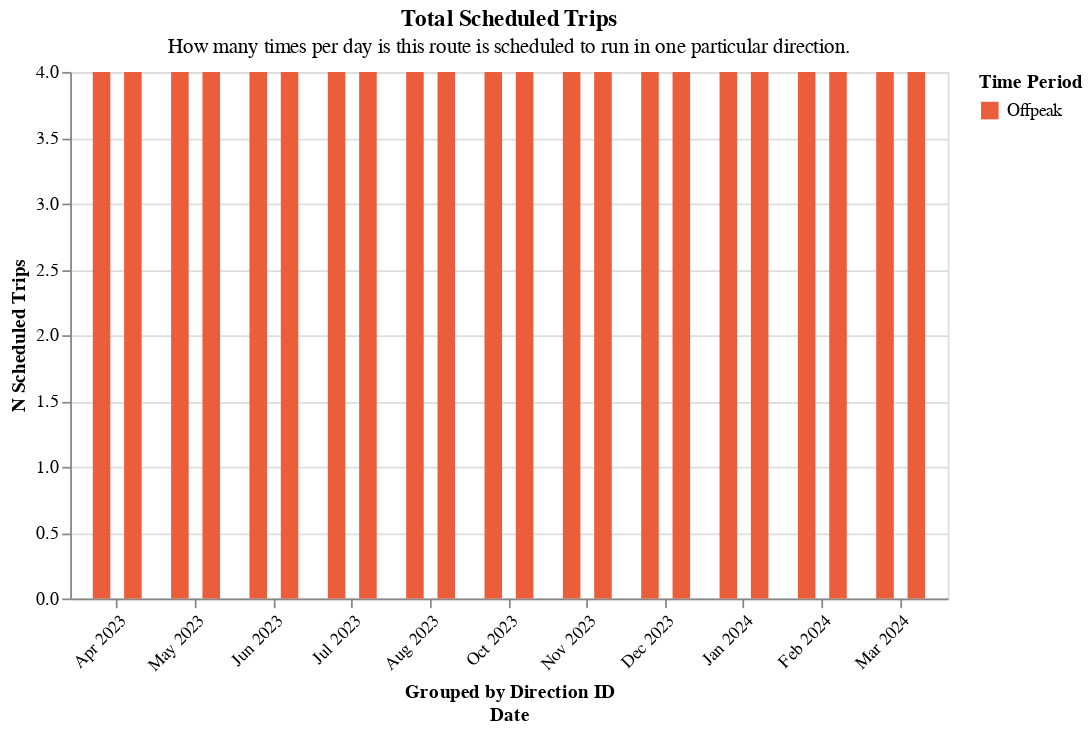

Notebook cell for this chart:
### Code cell
section2.grouped_bar_chart(
    df=one_route.loc[one_route.time_period != "all_day"].drop_duplicates(),
    color_col="time_period",
    y_col="n_scheduled_trips",
    offset_col="direction_id",
    title="Total Scheduled Trips",
    subtitle="How many times per day is this route is scheduled to run in one particular direction.",
)

### Figure 1 — Vega-Lite specification as saved in the notebook (floating-point values rounded to 4 significant figures)
{"config": {"view": {"continuousWidth": 300, "continuousHeight": 300}}, "data": {"name": "data-ee129d3bfa56691b16c61492b1746532"}, "mark": {"type": "bar", "size": 10}, "encoding": {"color": {"field": "time_period", "scale": {"range": ["#ec5d3b", "#fde18d", "#7cc665"]}, "title": "Time Period", "type": "nominal"}, "tooltip": [{"field": "direction_id", "type": "quantitative"}, {"field": "time_period", "type": "nominal"}, {"field": "route_combined_name", "type": "nominal"}, {"field": "organization_name", "type": "nominal"}, {"field": "service_date", "type": "temporal"}, {"field": "time_period", "type": "nominal"}, {"field": "n_scheduled_trips", "type": "quantitative"}], "x": {"axis": {"format": "%b %Y", "labelAngle": -45}, "field": "service_date", "timeUnit": "yearmonthdate", "title": ["Grouped by Direction ID", "Date"], "type": "ordinal"}, "xOffset": {"field": "direction_id", "title": "Direction Id", "type": "nominal"}, "y": {"field": "n_scheduled_trips", "title": "N Scheduled Trips", "type": "quantitative"}}, "height": 300, "title": {"text": ["Total Scheduled Trips"], "subtitle": ["How many times per day is this route is scheduled to run in one particular direction."]}, "width": 500, "$schema": "https://vega.github.io/schema/vega-lite/v5.14.1.json", "datasets": {"data-ee129d3bfa56691b16c61492b1746532": [{"schedule_gtfs_dataset_key": "7cc0cb1871dfd558f11a2885c145d144", "direction_id": 0.0, "time_period": "Offpeak", "avg_scheduled_service_minutes": 51.0, "avg_stop_miles": 0.17, "n_scheduled_trips": 4, "frequency": 0.25, "service_date": "2023-04-12T00:00:00", "minutes_atleast1_vp": 252, "minutes_atleast2_vp": 249, "total_rt_service_minutes": 249.6, "total_scheduled_service_minutes": 204.0, "total_vp": 750, "vp_in_shape": 534, "is_early": 0, "is_ontime": 0, "is_late": 4, "n_vp_trips": 4, "vp_per_minute": 3.0, "pct_in_shape": 71.0, "pct_rt_journey_atleast1_vp": 100.0, "pct_rt_journey_atleast2_vp": 100.0, "pct_sched_journey_atleast1_vp": 100.0, "pct_sched_journey_atleast2_vp": 100.0, "rt_sched_journey_ratio": 1.22, "avg_rt_service_minutes": 62.41, "sched_rt_category": "schedule_and_vp", "speed_mph": 11.68, "name": "Bay Area 511 Muni Schedule", "route_long_name": "K INGLESIDE BUS", "route_short_name": "KBUS", "route_combined_name": "KBUS INGLESIDE BUS", "route_id": "KBUS", "typology": "downtown_local", "schedule_source_record_id": "recHD22phgJs34JHP", "base64_url": "aHR0cHM6Ly9hcGkuNTExLm9yZy90cmFuc2l0L2RhdGFmZWVkcz9vcGVyYXRvcl9pZD1TRg==", "organization_source_record_id": "rechaapWbeffO33OX", "organization_name": "City and County of San Francisco", "caltrans_district": "04 - Oakland", "rt_sched_journey_ratio_cat": "Late by 1-25% of the scheduled time", "frequency_cat": "<1 trip/hour", "vp_per_minute_cat": "3+ pings per minute (target)", "ruler_100_pct": 100, "ruler_for_vp_per_min": 2, "n_scheduled_trips_str": "4"}, {"schedule_gtfs_dataset_key": "7cc0cb1871dfd558f11a2885c145d144", "direction_id": 0.0, "time_period": "Offpeak", "avg_scheduled_service_minutes": 51.0, "avg_stop_miles": 0.17, "n_scheduled_trips": 4, "frequency": 0.25, "service_date": "2023-05-17T00:00:00", "minutes_atleast1_vp": 242, "minutes_atleast2_vp": 239, "total_rt_service_minutes": 237.9, "total_scheduled_service_minutes": 204.0, "total_vp": 716, "vp_in_shape": 529, "is_early": 0, "is_ontime": 1, "is_late": 3, "n_vp_trips": 4, "vp_per_minute": 3.01, "pct_in_shape": 74.0, "pct_rt_journey_atleast1_vp": 100.0, "pct_rt_journey_atleast2_vp": 100.0, "pct_sched_journey_atleast1_vp": 100.0, "pct_sched_journey_atleast2_vp": 100.0, "rt_sched_journey_ratio": 1.17, "avg_rt_service_minutes": 59.48, "sched_rt_category": "schedule_and_vp", "speed_mph": 11.5, "name": "Bay Area 511 Muni Schedule", "route_long_name": "K INGLESIDE BUS", "route_short_name": "KBUS", "route_combined_name": "KBUS INGLESIDE BUS", "route_id": "KBUS", "typology": "downtown_local", "schedule_source_record_id": "recHD22phgJs34JHP", "base64_url": "aHR0cHM6Ly9hcGkuNTExLm9yZy90cmFuc2l0L2RhdGFmZWVkcz9vcGVyYXRvcl9pZD1TRg==", "organization_source_record_id": "rechaapWbeffO33OX", "organization_name": "City and County of San Francisco", "caltrans_district": "04 - Oakland", "rt_sched_journey_ratio_cat": "Late by 1-25% of the scheduled time", "frequency_cat": "<1 trip/hour", "vp_per_minute_cat": "3+ pings per minute (target)", "ruler_100_pct": 100, "ruler_for_vp_per_min": 2, "n_scheduled_trips_str": "4"}, {"schedule_gtfs_dataset_key": "7cc0cb1871dfd558f11a2885c145d144", "direction_id": 0.0, "time_period": "Offpeak", "avg_scheduled_service_minutes": 51.0, "avg_stop_miles": 0.17, "n_scheduled_trips": 4, "frequency": 0.25, "service_date": "2023-06-14T00:00:00", "minutes_atleast1_vp": 274, "minutes_atleast2_vp": 274, "total_rt_service_minutes": 272.5, "total_scheduled_service_minutes": 204.0, "total_vp": 818, "vp_in_shape": 572, "is_early": 0, "is_ontime": 0, "is_late": 4, "n_vp_trips": 4, "vp_per_minute": 3.0, "pct_in_shape": 70.0, "pct_rt_journey_atleast1_vp": 100.0, "pct_rt_journey_atleast2_vp": 100.0, "pct_sched_journey_atleast1_vp": 100.0, "pct_sched_journey_atleast2_vp": 100.0, "rt_sched_journey_ratio": 1.34, "avg_rt_service_minutes": 68.14, "sched_rt_category": "schedule_and_vp", "speed_mph": 10.64, "name": "Bay Area 511 Muni Schedule", "route_long_name": "K INGLESIDE BUS", "route_short_name": "KBUS", "route_combined_name": "KBUS INGLESIDE BUS", "route_id": "KBUS", "typology": "downtown_local", "schedule_source_record_id": "recHD22phgJs34JHP", "base64_url": "aHR0cHM6Ly9hcGkuNTExLm9yZy90cmFuc2l0L2RhdGFmZWVkcz9vcGVyYXRvcl9pZD1TRg==", "organization_source_record_id": "rechaapWbeffO33OX", "organization_name": "City and County of San Francisco", "caltrans_district": "04 - Oakland", "rt_sched_journey_ratio_cat": "Late by 26-50% of the scheduled time", "frequency_cat": "<1 trip/hour", "vp_per_minute_cat": "3+ pings per minute (target)", "ruler_100_pct": 100, "ruler_for_vp_per_min": 2, "n_scheduled_trips_str": "4"}, {"schedule_gtfs_dataset_key": "7cc0cb1871dfd558f11a2885c145d144", "direction_id": 0.0, "time_period": "Offpeak", "avg_scheduled_service_minutes": 51.0, "avg_stop_miles": 0.17, "n_scheduled_trips": 4, "frequency": 0.25, "service_date": "2023-07-12T00:00:00", "minutes_atleast1_vp": 281, "minutes_atleast2_vp": 277, "total_rt_service_minutes": 276.0, "total_scheduled_service_minutes": 204.0, "total_vp": 833, "vp_in_shape": 538, "is_early": 0, "is_ontime": 0, "is_late": 4, "n_vp_trips": 4, "vp_per_minute": 3.02, "pct_in_shape": 65.0, "pct_rt_journey_atleast1_vp": 100.0, "pct_rt_journey_atleast2_vp": 100.0, "pct_sched_journey_atleast1_vp": 100.0, "pct_sched_journey_atleast2_vp": 100.0, "rt_sched_journey_ratio": 1.35, "avg_rt_service_minutes": 69.0, "sched_rt_category": "schedule_and_vp", "speed_mph": 10.99, "name": "Bay Area 511 Muni Schedule", "route_long_name": "K INGLESIDE BUS", "route_short_name": "KBUS", "route_combined_name": "KBUS INGLESIDE BUS", "route_id": "KBUS", "typology": "downtown_local", "schedule_source_record_id": "recHD22phgJs34JHP", "base64_url": "aHR0cHM6Ly9hcGkuNTExLm9yZy90cmFuc2l0L2RhdGFmZWVkcz9vcGVyYXRvcl9pZD1TRg==", "organization_source_record_id": "rechaapWbeffO33OX", "organization_name": "City and County of San Francisco", "caltrans_district": "04 - Oakland", "rt_sched_journey_ratio_cat": "Late by 26-50% of the scheduled time", "frequency_cat": "<1 trip/hour", "vp_per_minute_cat": "3+ pings per minute (target)", "ruler_100_pct": 100, "ruler_for_vp_per_min": 2, "n_scheduled_trips_str": "4"}, {"schedule_gtfs_dataset_key": "7cc0cb1871dfd558f11a2885c145d144", "direction_id": 0.0, "time_period": "Offpeak", "avg_scheduled_service_minutes": 51.0, "avg_stop_miles": 0.17, "n_scheduled_trips": 4, "frequency": 0.25, "service_date": "2023-08-15T00:00:00", "minutes_atleast1_vp": 268, "minutes_atleast2_vp": 265, "total_rt_service_minutes": 262.9, "total_scheduled_service_minutes": 204.0, "total_vp": 794, "vp_in_shape": 562, "is_early": 0, "is_ontime": 0, "is_late": 4, "n_vp_trips": 4, "vp_per_minute": 3.02, "pct_in_shape": 71.0, "pct_rt_journey_atleast1_vp": 100.0, "pct_rt_journey_atleast2_vp": 100.0, "pct_sched_journey_atleast1_vp": 100.0, "pct_sched_journey_atleast2_vp": 100.0, "rt_sched_journey_ratio": 1.29, "avg_rt_service_minutes": 65.72, "sched_rt_category": "schedule_and_vp", "speed_mph": 11.05, "name": "Bay Area 511 Muni Schedule", "route_long_name": "K INGLESIDE BUS", "route_short_name": "KBUS", "route_combined_name": "KBUS INGLESIDE BUS", "route_id": "KBUS", "typology": "downtown_local", "schedule_source_record_id": "recHD22phgJs34JHP", "base64_url": "aHR0cHM6Ly9hcGkuNTExLm9yZy90cmFuc2l0L2RhdGFmZWVkcz9vcGVyYXRvcl9pZD1TRg==", "organization_source_record_id": "rechaapWbeffO33OX", "organization_name": "City and County of San Francisco", "caltrans_district": "04 - Oakland", "rt_sched_journey_ratio_cat": "Late by 26-50% of the scheduled time", "frequency_cat": "<1 trip/hour", "vp_per_minute_cat": "3+ pings per minute (target)", "ruler_100_pct": 100, "ruler_for_vp_per_min": 2, "n_scheduled_trips_str": "4"}, {"schedule_gtfs_dataset_key": "7cc0cb1871dfd558f11a2885c145d144", "direction_id": 0.0, "time_period": "Offpeak", "avg_scheduled_service_minutes": 51.0, "avg_stop_miles": 0.17, "n_scheduled_trips": 4, "frequency": 0.25, "service_date": "2023-10-11T00:00:00", "minutes_atleast1_vp": 293, "minutes_atleast2_vp": 291, "total_rt_service_minutes": 294.5, "total_scheduled_service_minutes": 204.0, "total_vp": 870, "vp_in_shape": 549, "is_early": 0, "is_ontime": 0, "is_late": 4, "n_vp_trips": 4, "vp_per_minute": 2.95, "pct_in_shape": 63.0, "pct_rt_journey_atleast1_vp": 100.0, "pct_rt_journey_atleast2_vp": 99.0, "pct_sched_journey_atleast1_vp": 100.0, "pct_sched_journey_atleast2_vp": 100.0, "rt_sched_journey_ratio": 1.44, "avg_rt_service_minutes": 73.62, "sched_rt_category": "schedule_and_vp", "speed_mph": 10.53, "name": "Bay Area 511 Muni Schedule", "route_long_name": "K INGLESIDE BUS", "route_short_name": "KBUS", "route_combined_name": "KBUS INGLESIDE BUS", "route_id": "KBUS", "typology": "downtown_local", "schedule_source_record_id": "recHD22phgJs34JHP", "base64_url": "aHR0cHM6Ly9hcGkuNTExLm9yZy90cmFuc2l0L2RhdGFmZWVkcz9vcGVyYXRvcl9pZD1TRg==", "organization_source_record_id": "rechaapWbeffO33OX", "organization_name": "City and County of San Francisco", "caltrans_district": "04 - Oakland", "rt_sched_journey_ratio_cat": "Late by 26-50% of the scheduled time", "frequency_cat": "<1 trip/hour", "vp_per_minute_cat": "<3 pings/minute", "ruler_100_pct": 100, "ruler_for_vp_per_min": 2, "n_scheduled_trips_str": "4"}, {"schedule_gtfs_dataset_key": "7cc0cb1871dfd558f11a2885c145d144", "direction_id": 0.0, "time_period": "Offpeak", "avg_scheduled_service_minutes": 51.0, "avg_stop_miles": 0.17, "n_scheduled_trips": 4, "frequency": 0.25, "service_date": "2023-11-15T00:00:00", "minutes_atleast1_vp": 229, "minutes_atleast2_vp": 228, "total_rt_service_minutes": 226.0, "total_scheduled_service_minutes": 153.0, "total_vp": 681, "vp_in_shape": 504, "is_early": 0, "is_ontime": 0, "is_late": 3, "n_vp_trips": 3, "vp_per_minute": 3.01, "pct_in_shape": 74.0, "pct_rt_journey_atleast1_vp": 100.0, "pct_rt_journey_atleast2_vp": 100.0, "pct_sched_journey_atleast1_vp": 100.0, "pct_sched_journey_atleast2_vp": 100.0, "rt_sched_journey_ratio": 1.48, "avg_rt_service_minutes": 75.34, "sched_rt_category": "schedule_and_vp", "speed_mph": 10.55, "name": "Bay Area 511 Muni Schedule", "route_long_name": "INGLESIDE BUS", "route_short_name": "KBUS", "route_combined_name": "KBUS INGLESIDE BUS", "route_id": "KBUS", "typology": "downtown_local", "schedule_source_record_id": "recHD22phgJs34JHP", "base64_url": "aHR0cHM6Ly9hcGkuNTExLm9yZy90cmFuc2l0L2RhdGFmZWVkcz9vcGVyYXRvcl9pZD1TRg==", "organization_source_record_id": "rechaapWbeffO33OX", "organization_name": "City and County of San Francisco", "caltrans_district": "04 - Oakland", "rt_sched_journey_ratio_cat": "Late by 26-50% of the scheduled time", "frequency_cat": "<1 trip/hour", "vp_per_minute_cat": "3+ pings per minute (target)", "ruler_100_pct": 100, "ruler_for_vp_per_min": 2, "n_scheduled_trips_str": "4"}, {"schedule_gtfs_dataset_key": "7cc0cb1871dfd558f11a2885c145d144", "direction_id": 0.0, "time_period": "Offpeak", "avg_scheduled_service_minutes": 51.0, "avg_stop_miles": 0.17, "n_scheduled_trips": 4, "frequency": 0.25, "service_date": "2023-12-13T00:00:00", "minutes_atleast1_vp": 266, "minutes_atleast2_vp": 259, "total_rt_service_minutes": 264.5, "total_scheduled_service_minutes": 204.0, "total_vp": 784, "vp_in_shape": 519, "is_early": 0, "is_ontime": 0, "is_late": 4, "n_vp_trips": 4, "vp_per_minute": 2.96, "pct_in_shape": 66.0, "pct_rt_journey_atleast1_vp": 100.0, "pct_rt_journey_atleast2_vp": 98.0, "pct_sched_journey_atleast1_vp": 100.0, "pct_sched_journey_atleast2_vp": 100.0, "rt_sched_journey_ratio": 1.3, "avg_rt_service_minutes": 66.11, "sched_rt_category": "schedule_and_vp", "speed_mph": 11.64, "name": "Bay Area 511 Muni Schedule", "route_long_name": "INGLESIDE BUS", "route_short_name": "KBUS", "route_combined_name": "KBUS INGLESIDE BUS", "route_id": "KBUS", "typology": "downtown_local", "schedule_source_record_id": "recHD22phgJs34JHP", "base64_url": "aHR0cHM6Ly9hcGkuNTExLm9yZy90cmFuc2l0L2RhdGFmZWVkcz9vcGVyYXRvcl9pZD1TRg==", "organization_source_record_id": "rechaapWbeffO33OX", "organization_name": "City and County of San Francisco", "caltrans_district": "04 - Oakland", "rt_sched_journey_ratio_cat": "Late by 26-50% of the scheduled time", "frequency_cat": "<1 trip/hour", "vp_per_minute_cat": "<3 pings/minute", "ruler_100_pct": 100, "ruler_for_vp_per_min": 2, "n_scheduled_trips_str": "4"}, {"schedule_gtfs_dataset_key": "7cc0cb1871dfd558f11a2885c145d144", "direction_id": 0.0, "time_period": "Offpeak", "avg_scheduled_service_minutes": 51.0, "avg_stop_miles": 0.17, "n_scheduled_trips": 4, "frequency": 0.25, "service_date": "2024-01-17T00:00:00", "minutes_atleast1_vp": 267, "minutes_atleast2_vp": 263, "total_rt_service_minutes": 261.9, "total_scheduled_service_minutes": 204.0, "total_vp": 789, "vp_in_shape": 583, "is_early": 0, "is_ontime": 0, "is_late": 4, "n_vp_trips": 4, "vp_per_minute": 3.01, "pct_in_shape": 74.0, "pct_rt_journey_atleast1_vp": 100.0, "pct_rt_journey_atleast2_vp": 100.0, "pct_sched_journey_atleast1_vp": 100.0, "pct_sched_journey_atleast2_vp": 100.0, "rt_sched_journey_ratio": 1.28, "avg_rt_service_minutes": 65.47, "sched_rt_category": "schedule_and_vp", "speed_mph": 11.17, "name": "Bay Area 511 Muni Schedule", "route_long_name": "INGLESIDE BUS", "route_short_name": "KBUS", "route_combined_name": "KBUS INGLESIDE BUS", "route_id": "KBUS", "typology": "downtown_local", "schedule_source_record_id": "recHD22phgJs34JHP", "base64_url": "aHR0cHM6Ly9hcGkuNTExLm9yZy90cmFuc2l0L2RhdGFmZWVkcz9vcGVyYXRvcl9pZD1TRg==", "organization_source_record_id": "rechaapWbeffO33OX", "organization_name": "City and County of San Francisco", "caltrans_district": "04 - Oakland", "rt_sched_journey_ratio_cat": "Late by 26-50% of the scheduled time", "frequency_cat": "<1 trip/hour", "vp_per_minute_cat": "3+ pings per minute (target)", "ruler_100_pct": 100, "ruler_for_vp_per_min": 2, "n_scheduled_trips_str": "4"}, {"schedule_gtfs_dataset_key": "7cc0cb1871dfd558f11a2885c145d144", "direction_id": 0.0, "time_period": "Offpeak", "avg_scheduled_service_minutes": 51.0, "avg_stop_miles": 0.17, "n_scheduled_trips": 4, "frequency": 0.25, "service_date": "2024-02-14T00:00:00", "minutes_atleast1_vp": 202, "minutes_atleast2_vp": 199, "total_rt_service_minutes": 197.7, "total_scheduled_service_minutes": 153.0, "total_vp": 597, "vp_in_shape": 395, "is_early": 0, "is_ontime": 0, "is_late": 3, "n_vp_trips": 3, "vp_per_minute": 3.02, "pct_in_shape": 66.0, "pct_rt_journey_atleast1_vp": 100.0, "pct_rt_journey_atleast2_vp": 100.0, "pct_sched_journey_atleast1_vp": 100.0, "pct_sched_journey_atleast2_vp": 100.0, "rt_sched_journey_ratio": 1.29, "avg_rt_service_minutes": 65.88, "sched_rt_category": "schedule_and_vp", "speed_mph": 11.87, "name": "Bay Area 511 Muni Schedule", "route_long_name": "K INGLESIDE BUS", "route_short_name": "KBUS", "route_combined_name": "KBUS INGLESIDE BUS", "route_id": "KBUS", "typology": "downtown_local", "schedule_source_record_id": "recHD22phgJs34JHP", "base64_url": "aHR0cHM6Ly9hcGkuNTExLm9yZy90cmFuc2l0L2RhdGFmZWVkcz9vcGVyYXRvcl9pZD1TRg==", "organization_source_record_id": "rechaapWbeffO33OX", "organization_name": "City and County of San Francisco", "caltrans_district": "04 - Oakland", "rt_sched_journey_ratio_cat": "Late by 26-50% of the scheduled time", "frequency_cat": "<1 trip/hour", "vp_per_minute_cat": "3+ pings per minute (target)", "ruler_100_pct": 100, "ruler_for_vp_per_min": 2, "n_scheduled_trips_str": "4"}, {"schedule_gtfs_dataset_key": "7cc0cb1871dfd558f11a2885c145d144", "direction_id": 0.0, "time_period": "Offpeak", "avg_scheduled_service_minutes": 51.0, "avg_stop_miles": 0.17, "n_scheduled_trips": 4, "frequency": 0.25, "service_date": "2024-03-13T00:00:00", "minutes_atleast1_vp": 278, "minutes_atleast2_vp": 275, "total_rt_service_minutes": 273.5, "total_scheduled_service_minutes": 204.0, "total_vp": 825, "vp_in_shape": 544, "is_early": 0, "is_ontime": 0, "is_late": 4, "n_vp_trips": 4, "vp_per_minute": 3.02, "pct_in_shape": 66.0, "pct_rt_journey_atleast1_vp": 100.0, "pct_rt_journey_atleast2_vp": 100.0, "pct_sched_journey_atleast1_vp": 100.0, "pct_sched_journey_atleast2_vp": 100.0, "rt_sched_journey_ratio": 1.34, "avg_rt_service_minutes": 68.38, "sched_rt_category": "schedule_and_vp", "speed_mph": 11.34, "name": "Bay Area 511 Muni Schedule", "route_long_name": "INGLESIDE BUS", "route_short_name": "KBUS", "route_combined_name": "KBUS INGLESIDE BUS", "route_id": "KBUS", "typology": "downtown_local", "schedule_source_record_id": "recHD22phgJs34JHP", "base64_url": "aHR0cHM6Ly9hcGkuNTExLm9yZy90cmFuc2l0L2RhdGFmZWVkcz9vcGVyYXRvcl9pZD1TRg==", "organization_source_record_id": "rechaapWbeffO33OX", "organization_name": "City and County of San Francisco", "caltrans_district": "04 - Oakland", "rt_sched_journey_ratio_cat": "Late by 26-50% of the scheduled time", "frequency_cat": "<1 trip/hour", "vp_per_minute_cat": "3+ pings per minute (target)", "ruler_100_pct": 100, "ruler_for_vp_per_min": 2, "n_scheduled_trips_str": "4"}, {"schedule_gtfs_dataset_key": "7cc0cb1871dfd558f11a2885c145d144", "direction_id": 1.0, "time_period": "Offpeak", "avg_scheduled_service_minutes": 51.0, "avg_stop_miles": 0.17, "n_scheduled_trips": 4, "frequency": 0.25, "service_date": "2023-04-12T00:00:00", "minutes_atleast1_vp": 257, "minutes_atleast2_vp": 250, "total_rt_service_minutes": 252.0, "total_scheduled_service_minutes": 204.0, "total_vp": 755, "vp_in_shape": 590, "is_early": 0, "is_ontime": 1, "is_late": 3, "n_vp_trips": 4, "vp_per_minute": 3.0, "pct_in_shape": 78.0, "pct_rt_journey_atleast1_vp": 100.0, "pct_rt_journey_atleast2_vp": 99.0, "pct_sched_journey_atleast1_vp": 100.0, "pct_sched_journey_atleast2_vp": 100.0, "rt_sched_journey_ratio": 1.24, "avg_rt_service_minutes": 63.01, "sched_rt_category": "schedule_and_vp", "speed_mph": 11.45, "name": "Bay Area 511 Muni Schedule", "route_long_name": "K INGLESIDE BUS", "route_short_name": "KBUS", "route_combined_name": "KBUS INGLESIDE BUS", "route_id": "KBUS", "typology": "downtown_local", "schedule_source_record_id": "recHD22phgJs34JHP", "base64_url": "aHR0cHM6Ly9hcGkuNTExLm9yZy90cmFuc2l0L2RhdGFmZWVkcz9vcGVyYXRvcl9pZD1TRg==", "organization_source_record_id": "rechaapWbeffO33OX", "organization_name": "City and County of San Francisco", "caltrans_district": "04 - Oakland", "rt_sched_journey_ratio_cat": "Late by 1-25% of the scheduled time", "frequency_cat": "<1 trip/hour", "vp_per_minute_cat": "3+ pings per minute (target)", "ruler_100_pct": 100, "ruler_for_vp_per_min": 2, "n_scheduled_trips_str": "4"}, {"schedule_gtfs_dataset_key": "7cc0cb1871dfd558f11a2885c145d144", "direction_id": 1.0, "time_period": "Offpeak", "avg_scheduled_service_minutes": 51.0, "avg_stop_miles": 0.17, "n_scheduled_trips": 4, "frequency": 0.25, "service_date": "2023-05-17T00:00:00", "minutes_atleast1_vp": 261, "minutes_atleast2_vp": 256, "total_rt_service_minutes": 1650.0, "total_scheduled_service_minutes": 204.0, "total_vp": 771, "vp_in_shape": 633, "is_early": 0, "is_ontime": 0, "is_late": 4, "n_vp_trips": 4, "vp_per_minute": 0.47, "pct_in_shape": 82.0, "pct_rt_journey_atleast1_vp": 16.0, "pct_rt_journey_atleast2_vp": 16.0, "pct_sched_journey_atleast1_vp": 100.0, "pct_sched_journey_atleast2_vp": 100.0, "rt_sched_journey_ratio": 8.09, "avg_rt_service_minutes": 412.4, "sched_rt_category": "schedule_and_vp", "speed_mph": 11.1, "name": "Bay Area 511 Muni Schedule", "route_long_name": "K INGLESIDE BUS", "route_short_name": "KBUS", "route_combined_name": "KBUS INGLESIDE BUS", "route_id": "KBUS", "typology": "downtown_local", "schedule_source_record_id": "recHD22phgJs34JHP", "base64_url": "aHR0cHM6Ly9hcGkuNTExLm9yZy90cmFuc2l0L2RhdGFmZWVkcz9vcGVyYXRvcl9pZD1TRg==", "organization_source_record_id": "rechaapWbeffO33OX", "organization_name": "City and County of San Francisco", "caltrans_district": "04 - Oakland", "rt_sched_journey_ratio_cat": "Late by 50%+ of the scheduled time", "frequency_cat": "<1 trip/hour", "vp_per_minute_cat": "<1 ping/minute", "ruler_100_pct": 100, "ruler_for_vp_per_min": 2, "n_scheduled_trips_str": "4"}, {"schedule_gtfs_dataset_key": "7cc0cb1871dfd558f11a2885c145d144", "direction_id": 1.0, "time_period": "Offpeak", "avg_scheduled_service_minutes": 51.0, "avg_stop_miles": 0.17, "n_scheduled_trips": 4, "frequency": 0.25, "service_date": "2023-06-14T00:00:00", "minutes_atleast1_vp": 284, "minutes_atleast2_vp": 280, "total_rt_service_minutes": 1669.0, "total_scheduled_service_minutes": 204.0, "total_vp": 842, "vp_in_shape": 669, "is_early": 0, "is_ontime": 0, "is_late": 4, "n_vp_trips": 4, "vp_per_minute": 0.5, "pct_in_shape": 80.0, "pct_rt_journey_atleast1_vp": 17.0, "pct_rt_journey_atleast2_vp": 17.0, "pct_sched_journey_atleast1_vp": 100.0, "pct_sched_journey_atleast2_vp": 100.0, "rt_sched_journey_ratio": 8.18, "avg_rt_service_minutes": 417.4, "sched_rt_category": "schedule_and_vp", "speed_mph": 9.88, "name": "Bay Area 511 Muni Schedule", "route_long_name": "K INGLESIDE BUS", "route_short_name": "KBUS", "route_combined_name": "KBUS INGLESIDE BUS", "route_id": "KBUS", "typology": "downtown_local", "schedule_source_record_id": "recHD22phgJs34JHP", "base64_url": "aHR0cHM6Ly9hcGkuNTExLm9yZy90cmFuc2l0L2RhdGFmZWVkcz9vcGVyYXRvcl9pZD1TRg==", "organization_source_record_id": "rechaapWbeffO33OX", "organization_name": "City and County of San Francisco", "caltrans_district": "04 - Oakland", "rt_sched_journey_ratio_cat": "Late by 50%+ of the scheduled time", "frequency_cat": "<1 trip/hour", "vp_per_minute_cat": "<1 ping/minute", "ruler_100_pct": 100, "ruler_for_vp_per_min": 2, "n_scheduled_trips_str": "4"}, {"schedule_gtfs_dataset_key": "7cc0cb1871dfd558f11a2885c145d144", "direction_id": 1.0, "time_period": "Offpeak", "avg_scheduled_service_minutes": 51.0, "avg_stop_miles": 0.17, "n_scheduled_trips": 4, "frequency": 0.25, "service_date": "2023-07-12T00:00:00", "minutes_atleast1_vp": 275, "minutes_atleast2_vp": 273, "total_rt_service_minutes": 1656.0, "total_scheduled_service_minutes": 204.0, "total_vp": 817, "vp_in_shape": 645, "is_early": 0, "is_ontime": 0, "is_late": 4, "n_vp_trips": 4, "vp_per_minute": 0.49, "pct_in_shape": 79.0, "pct_rt_journey_atleast1_vp": 17.0, "pct_rt_journey_atleast2_vp": 16.0, "pct_sched_journey_atleast1_vp": 100.0, "pct_sched_journey_atleast2_vp": 100.0, "rt_sched_journey_ratio": 8.12, "avg_rt_service_minutes": 414.1, "sched_rt_category": "schedule_and_vp", "speed_mph": 11.07, "name": "Bay Area 511 Muni Schedule", "route_long_name": "K INGLESIDE BUS", "route_short_name": "KBUS", "route_combined_name": "KBUS INGLESIDE BUS", "route_id": "KBUS", "typology": "downtown_local", "schedule_source_record_id": "recHD22phgJs34JHP", "base64_url": "aHR0cHM6Ly9hcGkuNTExLm9yZy90cmFuc2l0L2RhdGFmZWVkcz9vcGVyYXRvcl9pZD1TRg==", "organization_source_record_id": "rechaapWbeffO33OX", "organization_name": "City and County of San Francisco", "caltrans_district": "04 - Oakland", "rt_sched_journey_ratio_cat": "Late by 50%+ of the scheduled time", "frequency_cat": "<1 trip/hour", "vp_per_minute_cat": "<1 ping/minute", "ruler_100_pct": 100, "ruler_for_vp_per_min": 2, "n_scheduled_trips_str": "4"}, {"schedule_gtfs_dataset_key": "7cc0cb1871dfd558f11a2885c145d144", "direction_id": 1.0, "time_period": "Offpeak", "avg_scheduled_service_minutes": 51.0, "avg_stop_miles": 0.17, "n_scheduled_trips": 4, "frequency": 0.25, "service_date": "2023-08-15T00:00:00", "minutes_atleast1_vp": 285, "minutes_atleast2_vp": 281, "total_rt_service_minutes": 1657.0, "total_scheduled_service_minutes": 204.0, "total_vp": 842, "vp_in_shape": 706, "is_early": 0, "is_ontime": 0, "is_late": 4, "n_vp_trips": 4, "vp_per_minute": 0.51, "pct_in_shape": 84.0, "pct_rt_journey_atleast1_vp": 17.0, "pct_rt_journey_atleast2_vp": 17.0, "pct_sched_journey_atleast1_vp": 100.0, "pct_sched_journey_atleast2_vp": 100.0, "rt_sched_journey_ratio": 8.12, "avg_rt_service_minutes": 414.3, "sched_rt_category": "schedule_and_vp", "speed_mph": 11.23, "name": "Bay Area 511 Muni Schedule", "route_long_name": "K INGLESIDE BUS", "route_short_name": "KBUS", "route_combined_name": "KBUS INGLESIDE BUS", "route_id": "KBUS", "typology": "downtown_local", "schedule_source_record_id": "recHD22phgJs34JHP", "base64_url": "aHR0cHM6Ly9hcGkuNTExLm9yZy90cmFuc2l0L2RhdGFmZWVkcz9vcGVyYXRvcl9pZD1TRg==", "organization_source_record_id": "rechaapWbeffO33OX", "organization_name": "City and County of San Francisco", "caltrans_district": "04 - Oakland", "rt_sched_journey_ratio_cat": "Late by 50%+ of the scheduled time", "frequency_cat": "<1 trip/hour", "vp_per_minute_cat": "<1 ping/minute", "ruler_100_pct": 100, "ruler_for_vp_per_min": 2, "n_scheduled_trips_str": "4"}, {"schedule_gtfs_dataset_key": "7cc0cb1871dfd558f11a2885c145d144", "direction_id": 1.0, "time_period": "Offpeak", "avg_scheduled_service_minutes": 51.0, "avg_stop_miles": 0.17, "n_scheduled_trips": 4, "frequency": 0.25, "service_date": "2023-10-11T00:00:00", "minutes_atleast1_vp": 282, "minutes_atleast2_vp": 277, "total_rt_service_minutes": 1672.0, "total_scheduled_service_minutes": 204.0, "total_vp": 836, "vp_in_shape": 596, "is_early": 0, "is_ontime": 0, "is_late": 4, "n_vp_trips": 4, "vp_per_minute": 0.5, "pct_in_shape": 71.0, "pct_rt_journey_atleast1_vp": 17.0, "pct_rt_journey_atleast2_vp": 17.0, "pct_sched_journey_atleast1_vp": 100.0, "pct_sched_journey_atleast2_vp": 100.0, "rt_sched_journey_ratio": 8.2, "avg_rt_service_minutes": 418.0, "sched_rt_category": "schedule_and_vp", "speed_mph": 9.58, "name": "Bay Area 511 Muni Schedule", "route_long_name": "K INGLESIDE BUS", "route_short_name": "KBUS", "route_combined_name": "KBUS INGLESIDE BUS", "route_id": "KBUS", "typology": "downtown_local", "schedule_source_record_id": "recHD22phgJs34JHP", "base64_url": "aHR0cHM6Ly9hcGkuNTExLm9yZy90cmFuc2l0L2RhdGFmZWVkcz9vcGVyYXRvcl9pZD1TRg==", "organization_source_record_id": "rechaapWbeffO33OX", "organization_name": "City and County of San Francisco", "caltrans_district": "04 - Oakland", "rt_sched_journey_ratio_cat": "Late by 50%+ of the scheduled time", "frequency_cat": "<1 trip/hour", "vp_per_minute_cat": "<1 ping/minute", "ruler_100_pct": 100, "ruler_for_vp_per_min": 2, "n_scheduled_trips_str": "4"}, {"schedule_gtfs_dataset_key": "7cc0cb1871dfd558f11a2885c145d144", "direction_id": 1.0, "time_period": "Offpeak", "avg_scheduled_service_minutes": 51.0, "avg_stop_miles": 0.17, "n_scheduled_trips": 4, "frequency": 0.25, "service_date": "2023-11-15T00:00:00", "minutes_atleast1_vp": 276, "minutes_atleast2_vp": 272, "total_rt_service_minutes": 1670.0, "total_scheduled_service_minutes": 204.0, "total_vp": 816, "vp_in_shape": 621, "is_early": 0, "is_ontime": 0, "is_late": 4, "n_vp_trips": 4, "vp_per_minute": 0.49, "pct_in_shape": 76.0, "pct_rt_journey_atleast1_vp": 16.0, "pct_rt_journey_atleast2_vp": 16.0, "pct_sched_journey_atleast1_vp": 100.0, "pct_sched_journey_atleast2_vp": 100.0, "rt_sched_journey_ratio": 8.19, "avg_rt_service_minutes": 417.6, "sched_rt_category": "schedule_and_vp", "speed_mph": 9.22, "name": "Bay Area 511 Muni Schedule", "route_long_name": "INGLESIDE BUS", "route_short_name": "KBUS", "route_combined_name": "KBUS INGLESIDE BUS", "route_id": "KBUS", "typology": "downtown_local", "schedule_source_record_id": "recHD22phgJs34JHP", "base64_url": "aHR0cHM6Ly9hcGkuNTExLm9yZy90cmFuc2l0L2RhdGFmZWVkcz9vcGVyYXRvcl9pZD1TRg==", "organization_source_record_id": "rechaapWbeffO33OX", "organization_name": "City and County of San Francisco", "caltrans_district": "04 - Oakland", "rt_sched_journey_ratio_cat": "Late by 50%+ of the scheduled time", "frequency_cat": "<1 trip/hour", "vp_per_minute_cat": "<1 ping/minute", "ruler_100_pct": 100, "ruler_for_vp_per_min": 2, "n_scheduled_trips_str": "4"}, {"schedule_gtfs_dataset_key": "7cc0cb1871dfd558f11a2885c145d144", "direction_id": 1.0, "time_period": "Offpeak", "avg_scheduled_service_minutes": 51.0, "avg_stop_miles": 0.17, "n_scheduled_trips": 4, "frequency": 0.25, "service_date": "2023-12-13T00:00:00", "minutes_atleast1_vp": 280, "minutes_atleast2_vp": 277, "total_rt_service_minutes": 1661.0, "total_scheduled_service_minutes": 204.0, "total_vp": 827, "vp_in_shape": 647, "is_early": 0, "is_ontime": 0, "is_late": 4, "n_vp_trips": 4, "vp_per_minute": 0.5, "pct_in_shape": 78.0, "pct_rt_journey_atleast1_vp": 17.0, "pct_rt_journey_atleast2_vp": 17.0, "pct_sched_journey_atleast1_vp": 100.0, "pct_sched_journey_atleast2_vp": 100.0, "rt_sched_journey_ratio": 8.14, "avg_rt_service_minutes": 415.3, "sched_rt_category": "schedule_and_vp", "speed_mph": 10.99, "name": "Bay Area 511 Muni Schedule", "route_long_name": "INGLESIDE BUS", "route_short_name": "KBUS", "route_combined_name": "KBUS INGLESIDE BUS", "route_id": "KBUS", "typology": "downtown_local", "schedule_source_record_id": "recHD22phgJs34JHP", "base64_url": "aHR0cHM6Ly9hcGkuNTExLm9yZy90cmFuc2l0L2RhdGFmZWVkcz9vcGVyYXRvcl9pZD1TRg==", "organization_source_record_id": "rechaapWbeffO33OX", "organization_name": "City and County of San Francisco", "caltrans_district": "04 - Oakland", "rt_sched_journey_ratio_cat": "Late by 50%+ of the scheduled time", "frequency_cat": "<1 trip/hour", "vp_per_minute_cat": "<1 ping/minute", "ruler_100_pct": 100, "ruler_for_vp_per_min": 2, "n_scheduled_trips_str": "4"}, {"schedule_gtfs_dataset_key": "7cc0cb1871dfd558f11a2885c145d144", "direction_id": 1.0, "time_period": "Offpeak", "avg_scheduled_service_minutes": 51.0, "avg_stop_miles": 0.17, "n_scheduled_trips": 4, "frequency": 0.25, "service_date": "2024-01-17T00:00:00", "minutes_atleast1_vp": 269, "minutes_atleast2_vp": 265, "total_rt_service_minutes": 1655.0, "total_scheduled_service_minutes": 204.0, "total_vp": 799, "vp_in_shape": 627, "is_early": 0, "is_ontime": 0, "is_late": 4, "n_vp_trips": 4, "vp_per_minute": 0.48, "pct_in_shape": 78.0, "pct_rt_journey_atleast1_vp": 16.0, "pct_rt_journey_atleast2_vp": 16.0, "pct_sched_journey_atleast1_vp": 100.0, "pct_sched_journey_atleast2_vp": 100.0, "rt_sched_journey_ratio": 8.11, "avg_rt_service_minutes": 413.8, "sched_rt_category": "schedule_and_vp", "speed_mph": 10.36, "name": "Bay Area 511 Muni Schedule", "route_long_name": "INGLESIDE BUS", "route_short_name": "KBUS", "route_combined_name": "KBUS INGLESIDE BUS", "route_id": "KBUS", "typology": "downtown_local", "schedule_source_record_id": "recHD22phgJs34JHP", "base64_url": "aHR0cHM6Ly9hcGkuNTExLm9yZy90cmFuc2l0L2RhdGFmZWVkcz9vcGVyYXRvcl9pZD1TRg==", "organization_source_record_id": "rechaapWbeffO33OX", "organization_name": "City and County of San Francisco", "caltrans_district": "04 - Oakland", "rt_sched_journey_ratio_cat": "Late by 50%+ of the scheduled time", "frequency_cat": "<1 trip/hour", "vp_per_minute_cat": "<1 ping/minute", "ruler_100_pct": 100, "ruler_for_vp_per_min": 2, "n_scheduled_trips_str": "4"}, {"schedule_gtfs_dataset_key": "7cc0cb1871dfd558f11a2885c145d144", "direction_id": 1.0, "time_period": "Offpeak", "avg_scheduled_service_minutes": 51.0, "avg_stop_miles": 0.17, "n_scheduled_trips": 4, "frequency": 0.25, "service_date": "2024-02-14T00:00:00", "minutes_atleast1_vp": 279, "minutes_atleast2_vp": 275, "total_rt_service_minutes": 1654.0, "total_scheduled_service_minutes": 204.0, "total_vp": 827, "vp_in_shape": 590, "is_early": 0, "is_ontime": 0, "is_late": 4, "n_vp_trips": 4, "vp_per_minute": 0.5, "pct_in_shape": 71.0, "pct_rt_journey_atleast1_vp": 17.0, "pct_rt_journey_atleast2_vp": 17.0, "pct_sched_journey_atleast1_vp": 100.0, "pct_sched_journey_atleast2_vp": 100.0, "rt_sched_journey_ratio": 8.11, "avg_rt_service_minutes": 413.6, "sched_rt_category": "schedule_and_vp", "speed_mph": 11.33, "name": "Bay Area 511 Muni Schedule", "route_long_name": "K INGLESIDE BUS", "route_short_name": "KBUS", "route_combined_name": "KBUS INGLESIDE BUS", "route_id": "KBUS", "typology": "downtown_local", "schedule_source_record_id": "recHD22phgJs34JHP", "base64_url": "aHR0cHM6Ly9hcGkuNTExLm9yZy90cmFuc2l0L2RhdGFmZWVkcz9vcGVyYXRvcl9pZD1TRg==", "organization_source_record_id": "rechaapWbeffO33OX", "organization_name": "City and County of San Francisco", "caltrans_district": "04 - Oakland", "rt_sched_journey_ratio_cat": "Late by 50%+ of the scheduled time", "frequency_cat": "<1 trip/hour", "vp_per_minute_cat": "<1 ping/minute", "ruler_100_pct": 100, "ruler_for_vp_per_min": 2, "n_scheduled_trips_str": "4"}, {"schedule_gtfs_dataset_key": "7cc0cb1871dfd558f11a2885c145d144", "direction_id": 1.0, "time_period": "Offpeak", "avg_scheduled_service_minutes": 51.0, "avg_stop_miles": 0.17, "n_scheduled_trips": 4, "frequency": 0.25, "service_date": "2024-03-13T00:00:00", "minutes_atleast1_vp": 278, "minutes_atleast2_vp": 275, "total_rt_service_minutes": 1641.0, "total_scheduled_service_minutes": 204.0, "total_vp": 826, "vp_in_shape": 624, "is_early": 0, "is_ontime": 0, "is_late": 4, "n_vp_trips": 4, "vp_per_minute": 0.5, "pct_in_shape": 76.0, "pct_rt_journey_atleast1_vp": 17.0, "pct_rt_journey_atleast2_vp": 17.0, "pct_sched_journey_atleast1_vp": 100.0, "pct_sched_journey_atleast2_vp": 100.0, "rt_sched_journey_ratio": 8.04, "avg_rt_service_minutes": 410.3, "sched_rt_category": "schedule_and_vp", "speed_mph": 11.05, "name": "Bay Area 511 Muni Schedule", "route_long_name": "INGLESIDE BUS", "route_short_name": "KBUS", "route_combined_name": "KBUS INGLESIDE BUS", "route_id": "KBUS", "typology": "downtown_local", "schedule_source_record_id": "recHD22phgJs34JHP", "base64_url": "aHR0cHM6Ly9hcGkuNTExLm9yZy90cmFuc2l0L2RhdGFmZWVkcz9vcGVyYXRvcl9pZD1TRg==", "organization_source_record_id": "rechaapWbeffO33OX", "organization_name": "City and County of San Francisco", "caltrans_district": "04 - Oakland", "rt_sched_journey_ratio_cat": "Late by 50%+ of the scheduled time", "frequency_cat": "<1 trip/hour", "vp_per_minute_cat": "<1 ping/minute", "ruler_100_pct": 100, "ruler_for_vp_per_min": 2, "n_scheduled_trips_str": "4"}]}}
